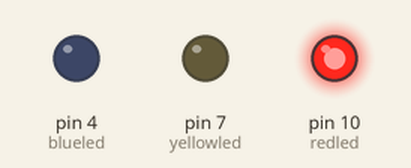
Recording of a sketch running on a simulated Arduino Uno, built with avr-gcc and run on an emulated ATmega328P. On the bench: output pins drawn as LEDs (lit = HIGH).

Above: at 0.5 s.
At 2.62 s:
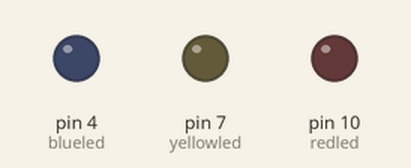
At 5.12 s:
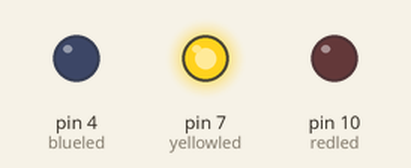
At 7.0 s:
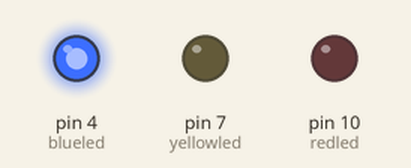
Timing chart, 0 to 8.6 s (numbered marks = the images above):
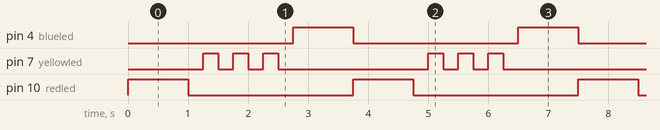

Measured:
- by itself, pin 4 (blueled), pin 10 (redled): alternates HIGH for 1.0 s and LOW for 2.8 s
- by itself, pin 7 (yellowled): repeats every 3.8 s: 2 × (LOW 0.25 s, HIGH 0.25 s), LOW 2.5 s, HIGH 0.25 s
- by itself, everything shown: repeats every 3.8 s, in 10 steps

The sketch:

Project4.ino
```cpp
int redled=10;
int yellowled=7;
int blueled=4;

void setup() {
pinMode(redled, OUTPUT);
pinMode(yellowled, OUTPUT);
pinMode(blueled, OUTPUT);

}

void loop() {
digitalWrite(redled, HIGH);
delay(1000);
digitalWrite(redled, LOW);

for(int i=0;i<3;i++){
  delay(250);
  digitalWrite(yellowled, HIGH);
  delay(250);
  digitalWrite(yellowled, LOW);
}

delay(250);
digitalWrite(blueled, HIGH);
delay(1000);
digitalWrite(blueled, LOW);


}
```
